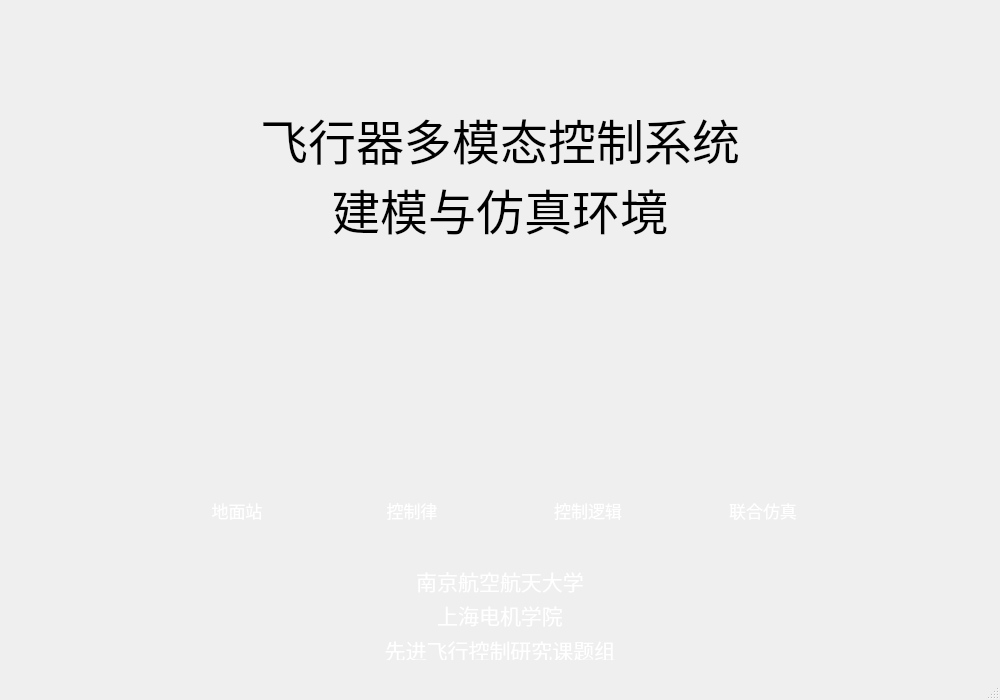
<?xml version="1.0" encoding="UTF-8"?>
<ui version="4.0">
 <class>MainWelcome</class>
 <widget class="QMainWindow" name="MainWelcome">
  <property name="geometry">
   <rect>
    <x>0</x>
    <y>0</y>
    <width>1000</width>
    <height>700</height>
   </rect>
  </property>
  <property name="windowTitle">
   <string>飞行器多模态控制系统建模与仿真演示</string>
  </property>
  <property name="windowIcon">
   <iconset resource="res.qrc">
    <normaloff>:/icons/Img/Icon 6.ico</normaloff>:/icons/Img/Icon 6.ico</iconset>
  </property>
  <widget class="QWidget" name="centralwidget">
   <property name="minimumSize">
    <size>
     <width>1000</width>
     <height>666</height>
    </size>
   </property>
   <layout class="QVBoxLayout" name="verticalLayout" stretch="4,0,2,1">
    <item>
     <widget class="QWidget" name="widget" native="true">
      <layout class="QGridLayout" name="gridLayout">
       <item row="0" column="0">
        <widget class="QLabel" name="label">
         <property name="font">
          <font>
           <family>Microsoft YaHei UI</family>
           <pointsize>36</pointsize>
           <weight>50</weight>
           <bold>false</bold>
          </font>
         </property>
         <property name="text">
          <string>飞行器多模态控制系统
建模与仿真环境</string>
         </property>
         <property name="alignment">
          <set>Qt::AlignCenter</set>
         </property>
        </widget>
       </item>
      </layout>
     </widget>
    </item>
    <item>
     <spacer name="verticalSpacer_2">
      <property name="orientation">
       <enum>Qt::Vertical</enum>
      </property>
      <property name="sizeHint" stdset="0">
       <size>
        <width>20</width>
        <height>40</height>
       </size>
      </property>
     </spacer>
    </item>
    <item>
     <widget class="QWidget" name="widget_2" native="true">
      <property name="maximumSize">
       <size>
        <width>16777215</width>
        <height>16777215</height>
       </size>
      </property>
      <layout class="QGridLayout" name="gridLayout_3">
       <item row="0" column="2">
        <widget class="QPushButton" name="pycharmButton">
         <property name="sizePolicy">
          <sizepolicy hsizetype="Preferred" vsizetype="Preferred">
           <horstretch>0</horstretch>
           <verstretch>0</verstretch>
          </sizepolicy>
         </property>
         <property name="minimumSize">
          <size>
           <width>80</width>
           <height>80</height>
          </size>
         </property>
         <property name="maximumSize">
          <size>
           <width>80</width>
           <height>80</height>
          </size>
         </property>
         <property name="text">
          <string/>
         </property>
         <property name="icon">
          <iconset resource="res.qrc">
           <normaloff>:/icons/Img/loc.png</normaloff>:/icons/Img/loc.png</iconset>
         </property>
         <property name="iconSize">
          <size>
           <width>80</width>
           <height>80</height>
          </size>
         </property>
         <property name="flat">
          <bool>true</bool>
         </property>
        </widget>
       </item>
       <item row="0" column="8">
        <widget class="QPushButton" name="mainSystemButton">
         <property name="sizePolicy">
          <sizepolicy hsizetype="Preferred" vsizetype="Preferred">
           <horstretch>0</horstretch>
           <verstretch>0</verstretch>
          </sizepolicy>
         </property>
         <property name="minimumSize">
          <size>
           <width>80</width>
           <height>80</height>
          </size>
         </property>
         <property name="maximumSize">
          <size>
           <width>80</width>
           <height>80</height>
          </size>
         </property>
         <property name="text">
          <string/>
         </property>
         <property name="icon">
          <iconset resource="res.qrc">
           <normaloff>:/icons/Img/view.png</normaloff>:/icons/Img/view.png</iconset>
         </property>
         <property name="iconSize">
          <size>
           <width>80</width>
           <height>80</height>
          </size>
         </property>
         <property name="flat">
          <bool>true</bool>
         </property>
        </widget>
       </item>
       <item row="0" column="10">
        <spacer name="horizontalSpacer_2">
         <property name="orientation">
          <enum>Qt::Horizontal</enum>
         </property>
         <property name="sizeHint" stdset="0">
          <size>
           <width>40</width>
           <height>20</height>
          </size>
         </property>
        </spacer>
       </item>
       <item row="0" column="7">
        <spacer name="horizontalSpacer_5">
         <property name="orientation">
          <enum>Qt::Horizontal</enum>
         </property>
         <property name="sizeHint" stdset="0">
          <size>
           <width>40</width>
           <height>20</height>
          </size>
         </property>
        </spacer>
       </item>
       <item row="0" column="6">
        <widget class="QPushButton" name="RhapsodyButton">
         <property name="sizePolicy">
          <sizepolicy hsizetype="Preferred" vsizetype="Preferred">
           <horstretch>0</horstretch>
           <verstretch>0</verstretch>
          </sizepolicy>
         </property>
         <property name="minimumSize">
          <size>
           <width>80</width>
           <height>80</height>
          </size>
         </property>
         <property name="maximumSize">
          <size>
           <width>80</width>
           <height>80</height>
          </size>
         </property>
         <property name="text">
          <string/>
         </property>
         <property name="icon">
          <iconset resource="res.qrc">
           <normaloff>:/icons/Img/rh.png</normaloff>:/icons/Img/rh.png</iconset>
         </property>
         <property name="iconSize">
          <size>
           <width>80</width>
           <height>80</height>
          </size>
         </property>
         <property name="flat">
          <bool>true</bool>
         </property>
        </widget>
       </item>
       <item row="0" column="5">
        <spacer name="horizontalSpacer_4">
         <property name="orientation">
          <enum>Qt::Horizontal</enum>
         </property>
         <property name="sizeHint" stdset="0">
          <size>
           <width>40</width>
           <height>20</height>
          </size>
         </property>
        </spacer>
       </item>
       <item row="0" column="4">
        <widget class="QPushButton" name="matlabButton">
         <property name="sizePolicy">
          <sizepolicy hsizetype="Preferred" vsizetype="Preferred">
           <horstretch>0</horstretch>
           <verstretch>0</verstretch>
          </sizepolicy>
         </property>
         <property name="minimumSize">
          <size>
           <width>80</width>
           <height>80</height>
          </size>
         </property>
         <property name="maximumSize">
          <size>
           <width>80</width>
           <height>80</height>
          </size>
         </property>
         <property name="text">
          <string/>
         </property>
         <property name="icon">
          <iconset resource="res.qrc">
           <normaloff>:/icons/Img/mat.png</normaloff>:/icons/Img/mat.png</iconset>
         </property>
         <property name="iconSize">
          <size>
           <width>80</width>
           <height>80</height>
          </size>
         </property>
         <property name="checkable">
          <bool>false</bool>
         </property>
         <property name="checked">
          <bool>false</bool>
         </property>
         <property name="autoRepeat">
          <bool>false</bool>
         </property>
         <property name="autoDefault">
          <bool>false</bool>
         </property>
         <property name="default">
          <bool>false</bool>
         </property>
         <property name="flat">
          <bool>true</bool>
         </property>
        </widget>
       </item>
       <item row="2" column="8">
        <widget class="QLabel" name="label_6">
         <property name="font">
          <font>
           <family>Microsoft YaHei UI</family>
           <pointsize>13</pointsize>
           <weight>50</weight>
           <bold>false</bold>
          </font>
         </property>
         <property name="text">
          <string>&lt;html&gt;&lt;head/&gt;&lt;body&gt;&lt;p&gt;&lt;span style=&quot; color:#ffffff;&quot;&gt;联合仿真&lt;/span&gt;&lt;/p&gt;&lt;/body&gt;&lt;/html&gt;</string>
         </property>
         <property name="alignment">
          <set>Qt::AlignCenter</set>
         </property>
        </widget>
       </item>
       <item row="0" column="0">
        <spacer name="horizontalSpacer">
         <property name="orientation">
          <enum>Qt::Horizontal</enum>
         </property>
         <property name="sizeHint" stdset="0">
          <size>
           <width>40</width>
           <height>20</height>
          </size>
         </property>
        </spacer>
       </item>
       <item row="0" column="1">
        <spacer name="horizontalSpacer_6">
         <property name="orientation">
          <enum>Qt::Horizontal</enum>
         </property>
         <property name="sizeHint" stdset="0">
          <size>
           <width>40</width>
           <height>20</height>
          </size>
         </property>
        </spacer>
       </item>
       <item row="2" column="6">
        <widget class="QLabel" name="label_5">
         <property name="font">
          <font>
           <family>Microsoft YaHei UI</family>
           <pointsize>13</pointsize>
           <weight>50</weight>
           <bold>false</bold>
          </font>
         </property>
         <property name="text">
          <string>&lt;html&gt;&lt;head/&gt;&lt;body&gt;&lt;p&gt;&lt;span style=&quot; color:#ffffff;&quot;&gt;控制逻辑&lt;/span&gt;&lt;/p&gt;&lt;/body&gt;&lt;/html&gt;</string>
         </property>
         <property name="alignment">
          <set>Qt::AlignCenter</set>
         </property>
        </widget>
       </item>
       <item row="0" column="3">
        <spacer name="horizontalSpacer_3">
         <property name="orientation">
          <enum>Qt::Horizontal</enum>
         </property>
         <property name="sizeHint" stdset="0">
          <size>
           <width>40</width>
           <height>20</height>
          </size>
         </property>
        </spacer>
       </item>
       <item row="2" column="2">
        <widget class="QLabel" name="label_3">
         <property name="font">
          <font>
           <family>Microsoft YaHei UI</family>
           <pointsize>13</pointsize>
           <weight>50</weight>
           <bold>false</bold>
          </font>
         </property>
         <property name="text">
          <string>&lt;html&gt;&lt;head/&gt;&lt;body&gt;&lt;p&gt;&lt;span style=&quot; color:#ffffff;&quot;&gt;地面站&lt;/span&gt;&lt;/p&gt;&lt;/body&gt;&lt;/html&gt;</string>
         </property>
         <property name="alignment">
          <set>Qt::AlignCenter</set>
         </property>
        </widget>
       </item>
       <item row="2" column="4">
        <widget class="QLabel" name="label_4">
         <property name="font">
          <font>
           <family>Microsoft YaHei UI</family>
           <pointsize>13</pointsize>
           <weight>50</weight>
           <bold>false</bold>
          </font>
         </property>
         <property name="text">
          <string>&lt;html&gt;&lt;head/&gt;&lt;body&gt;&lt;p&gt;&lt;span style=&quot; color:#ffffff;&quot;&gt;控制律&lt;/span&gt;&lt;/p&gt;&lt;/body&gt;&lt;/html&gt;</string>
         </property>
         <property name="alignment">
          <set>Qt::AlignCenter</set>
         </property>
        </widget>
       </item>
       <item row="0" column="9">
        <spacer name="horizontalSpacer_7">
         <property name="orientation">
          <enum>Qt::Horizontal</enum>
         </property>
         <property name="sizeHint" stdset="0">
          <size>
           <width>40</width>
           <height>20</height>
          </size>
         </property>
        </spacer>
       </item>
      </layout>
     </widget>
    </item>
    <item>
     <widget class="QWidget" name="widget_3" native="true">
      <layout class="QGridLayout" name="gridLayout_2">
       <item row="0" column="0">
        <widget class="QLabel" name="label_2">
         <property name="font">
          <font>
           <family>宋体</family>
           <pointsize>16</pointsize>
           <weight>50</weight>
           <bold>false</bold>
          </font>
         </property>
         <property name="text">
          <string>&lt;html&gt;&lt;head/&gt;&lt;body&gt;&lt;p align=&quot;center&quot; style='line-height:70%'&gt;&lt;span style=&quot; color:#ffffff;&quot;&gt;南京航空航天大学&lt;/span&gt;&lt;/p&gt;&lt;p align=&quot;center&quot; style='line-height:70%'&gt;&lt;span style=&quot; color:#ffffff;&quot;&gt;上海电机学院&lt;/span&gt;&lt;/p&gt;&lt;p align=&quot;center&quot; style='line-height:80%'&gt;&lt;span style=&quot; color:#ffffff; &quot;&gt;先进飞行控制研究课题组&lt;/span&gt;&lt;/p&gt;&lt;/body&gt;&lt;/html&gt;</string>
         </property>
         <property name="alignment">
          <set>Qt::AlignCenter</set>
         </property>
        </widget>
       </item>
      </layout>
     </widget>
    </item>
   </layout>
  </widget>
  <widget class="QStatusBar" name="statusbar"/>
 </widget>
 <resources>
  <include location="res.qrc"/>
 </resources>
 <connections/>
</ui>
